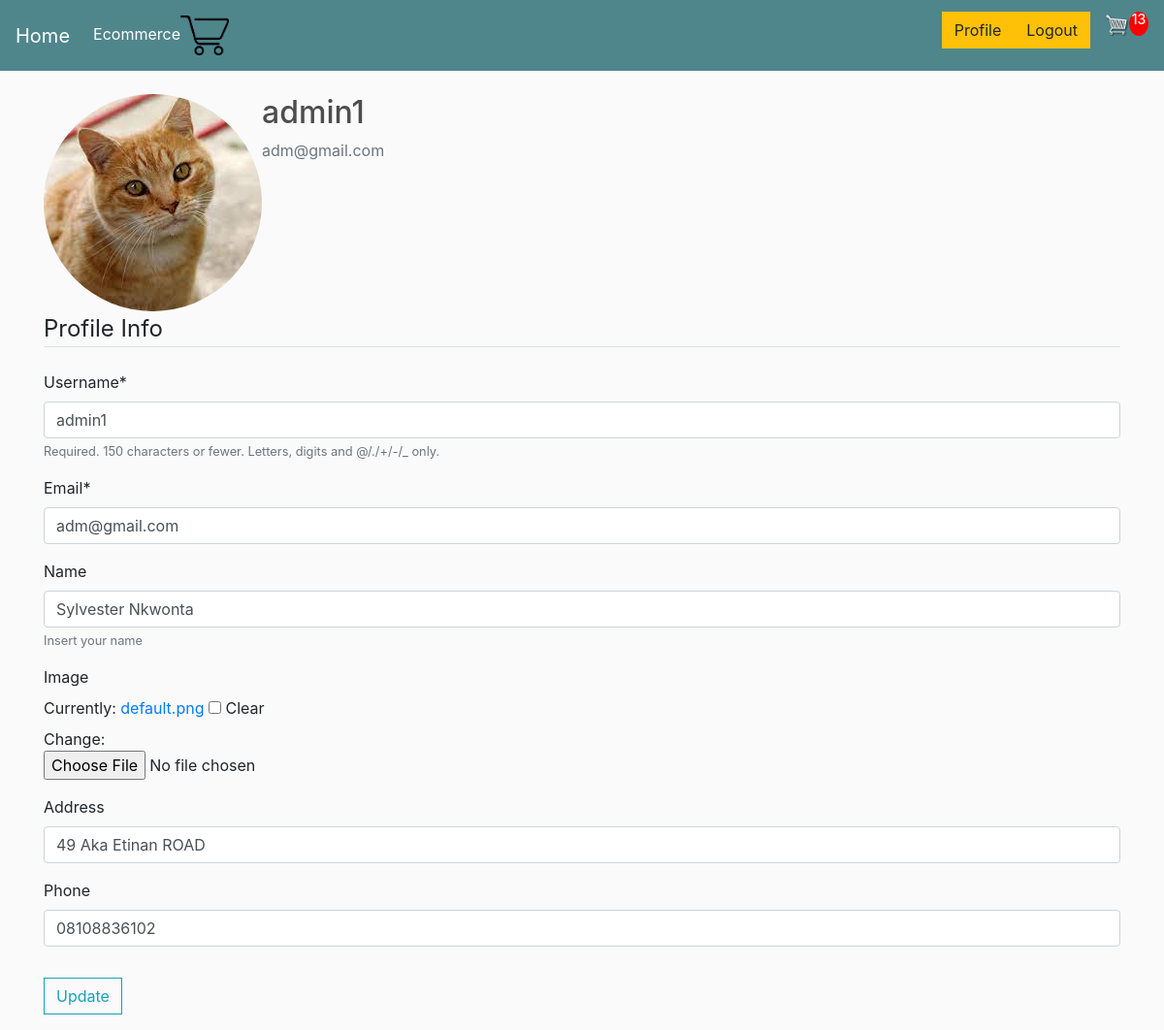
Page /profile/ (signed in) on the committed database.
### e_commerce/models.py (models this page shows, shortened)
class Customer(models.Model):
    user = models.OneToOneField(User, null=True, blank=True, on_delete=models.CASCADE)
    name = models.CharField(max_length=40, null=True, blank=True, help_text="Insert your name")
    image = models.ImageField(default='default.png', upload_to='profile_pics', null=True, blank=True)
    phone = models.CharField(max_length=11, null=True, blank=True)
    address = models.CharField(max_length=20, null=True, blank=True)
    email = models.CharField(max_length=200, null=True, blank=True)

### e_commerce/views.py (the view)
# urls.py: path('profile/', user_views.profile, name="profile"),
def profile(request):
    data = cartData(request)
    cartItems = data['cartItems']
    if request.method == 'POST':
        u_form = UserUpdateForm(request.POST, instance=request.user)
        p_form = ProfileUpdateForm(request.POST,
                                   request.FILES,
                                   instance=request.user.customer)
        if u_form.is_valid() and p_form.is_valid():
            u_form.save()
            p_form.save()
            messages.success(request,f' Your account has been Updated')
            return redirect('profile')
    else:
        u_form = UserUpdateForm(instance=request.user)
        p_form = ProfileUpdateForm(instance=request.user.customer)
    context = {
        'u_form': u_form,
        'p_form': p_form,
        'cartItems': cartItems,
    }
    return render(request, 'e_commerce/profile.html', context)

### e_commerce/forms.py
class UserUpdateForm(forms.ModelForm):
    email = forms.EmailField()
    class Meta:
        model = User
        fields = ['username', 'email']

class ProfileUpdateForm(forms.ModelForm):
    class Meta:
        model = Customer
        fields = [ 'name', 'image', 'address', 'phone' ]

### e_commerce/models.py (called while the page is built)
    @property
    def get_cart_items(self):
        orderitems = self.orderitem_set.all()
        total = sum([item.quantity for item in orderitems])
        return total

### e_commerce/utils.py (called while the page is built)
def cartData(request):
    if request.user.is_authenticated:
        customer = request.user.customer
        order, created = Order.objects.get_or_create(customer=customer, complete=False)
        items = order.orderitem_set.all()
        cartItems = order.get_cart_items
    else:
        cookieData = cookieCart(request)
        cartItems = cookieData['cartItems']
        order = cookieData['order']
        items = cookieData['items']
    return {'cartItems': cartItems, 'order':order, 'items': items}

### e_commerce/templates/e_commerce/profile.html (shortened to what this page needs)
{% extends 'base.html' %}
{% load crispy_forms_tags %}
{% block body %}
    <div class='content-section'>
      <div class='media'>
        <img class="rounded-circle account-img" src="{{ user.customer.image.url }}">
        <div class="media-body">
          <h2 class="account-heading">{{ user.username }}</h2>
          <p class="text-secondary">{{ user.email }}</p>
        </div>
      </div>
      <form method="POST" enctype="multipart/form-data">
        <fieldset class="form-group">
            <legend class="border-bottom mb-4">Profile Info</legend>
            {{ u_form | crispy }}
            {{ p_form | crispy }}
        </fieldset>
        <div class="form-group">
            <button class="btn btn-outline-info" type="submit">Update</button>
        </div>
      </form>
    </div>
{% endblock body %}

### static/css/main.css (style rules this page uses)
body { background-color:hsl(0, 0%, 98%); }
h1,h2,h3,h4,h5,h6 { color:hsl(0, 0%, 30%); }
.btn { border-radius: 0; }

### rows in the picture
Customer: name "Sylvester Nkwonta", address "49 Aka Etinan ROAD", phone "08108836102"

### other values in the picture
{{ cartItems }} "13"
{{ user.username }} "admin1"
{{ user.email }} "adm@gmail.com"
